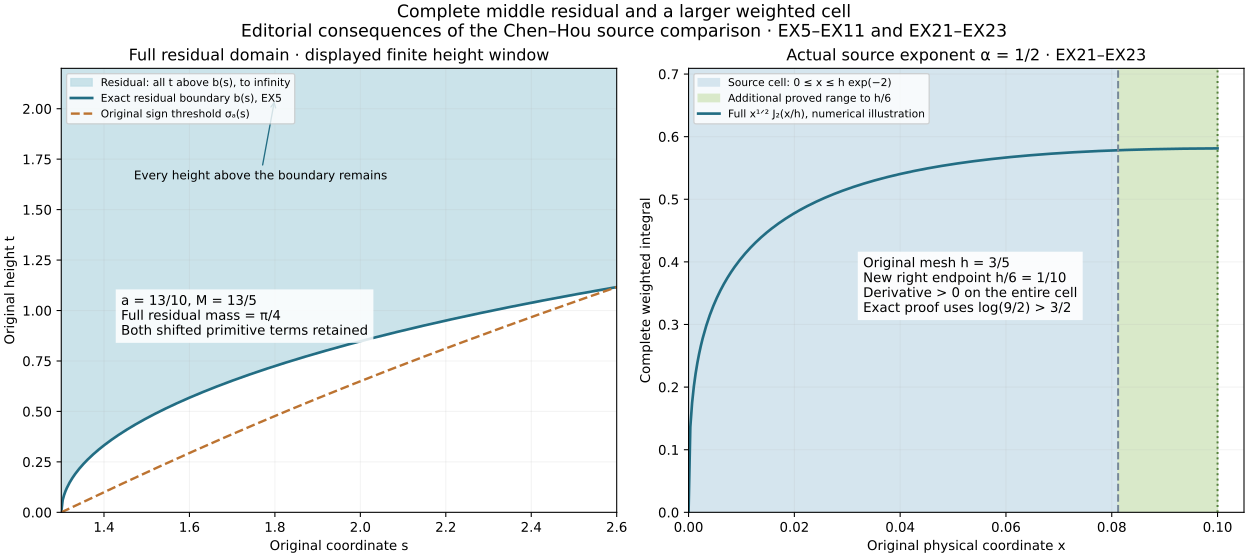

Generate this figure with Python:
"""Original physical residual domain and the enlarged actual-exponent cell."""
from pathlib import Path
import hashlib,json
import numpy as np
import mpmath as mp
import matplotlib
matplotlib.use('Agg')
import matplotlib.pyplot as plt
P=Path(__file__).resolve();mp.mp.dps=50
fig,axs=plt.subplots(1,2,figsize=(13,5.8),layout='constrained')
fig.suptitle('Complete middle residual and a larger weighted cell\n'
 'Editorial consequences of the Chen–Hou source comparison · EX5–EX11 and EX21–EX23',fontsize=13)
a=1.3;M=2.6
ss=np.linspace(a,M,400)
B0=M*M+ss*ss+2*a*a;C0=(ss*ss-a*a)*(M*M-a*a)
bb=np.sqrt(2*C0/(B0+np.sqrt(B0*B0+12*C0)))
sigma=(ss-a)*(ss+a)/np.sqrt(ss*ss+a*a+2*np.sqrt(ss**4-a*a*ss*ss+a**4))
ax=axs[0]
ax.fill_between(ss,bb,2.2,color='#bedce4',alpha=.8,label='Residual: all t above b(s), to infinity')
ax.plot(ss,bb,color='#226d83',lw=2,label='Exact residual boundary b(s), EX5')
ax.plot(ss,sigma,color='#bc7331',ls='--',lw=1.8,label='Original sign threshold σₐ(s)')
ax.annotate('Every height above the boundary remains',xy=(1.8,2.05),xytext=(1.47,1.65),
 arrowprops=dict(arrowstyle='->',color='#226d83'),fontsize=9)
ax.text(1.44,.88,'a = 13/10, M = 13/5\nFull residual mass = π/4\nBoth shifted primitive terms retained',fontsize=10,
 bbox=dict(facecolor='white',alpha=.85,edgecolor='none'))
ax.set(xlim=(a,M),ylim=(0,2.2),xlabel='Original coordinate s',ylabel='Original height t',
 title='Full residual domain · displayed finite height window')
ax.legend(fontsize=8,loc='upper left');ax.grid(alpha=.15)
def regular(B):
 d=2+4*B+4*B*B
 return ((mp.log(2)-mp.log(d)+2*mp.log(1+2*B))/B
 +2/B*(mp.pi/4-mp.atan(1+2*B)+mp.atan(2*B))
 -2*mp.log(d)+2*mp.log(1+4*B*B)+4*mp.log(1+2*B)-4*mp.log(2))/4
h=mp.mpf(3)/5
xx=np.linspace(0,float(h/6),300)
yy=[0 if x==0 else float(mp.sqrt(mp.mpf(str(x)))*(regular(mp.mpf(str(x))/h)-mp.log(mp.mpf(str(x))/h))) for x in xx]
ax=axs[1];old=float(h*mp.exp(-2));new=float(h/6)
ax.axvspan(0,old,color='#d5e5ee',label='Source cell: 0 ≤ x ≤ h exp(−2)')
ax.axvspan(old,new,color='#d9e9c9',label='Additional proved range to h/6')
ax.plot(xx,yy,color='#226d83',lw=2,label='Full x¹ᐟ² J₂(x/h), numerical illustration')
ax.axvline(old,color='#778899',ls='--');ax.axvline(new,color='#55813c',ls=':')
ax.text(.033,.32,'Original mesh h = 3/5\nNew right endpoint h/6 = 1/10\nDerivative > 0 on the entire cell\nExact proof uses log(9/2) > 3/2',fontsize=10,
 bbox=dict(facecolor='white',alpha=.9,edgecolor='none'))
ax.set(xlim=(0,.105),ylim=(0,max(yy)*1.22),xlabel='Original physical coordinate x',
 ylabel='Complete weighted integral',title='Actual source exponent α = 1/2 · EX21–EX23')
ax.legend(fontsize=8,loc='upper left');ax.grid(alpha=.15)
for ext in ['png','svg']:fig.savefig(P.with_suffix('.'+ext),dpi=150)
P.with_suffix('.json').write_text(json.dumps(dict(source_sha256=hashlib.sha256(P.read_bytes()).hexdigest(),
 proof='Lesson54 EX5–EX11 and EX21–EX23',physical_parameters=dict(a='13/10',M='13/5',h='3/5'),
 status='Numerical illustrations of proved full formulas; no sampled certification',human_source='Jiajie Chen and Thomas Y. Hou, Part II v3, original author TeX; exact locators in the lesson'),indent=2)+'\n',encoding='utf-8')
print(P.with_suffix('.png'))
